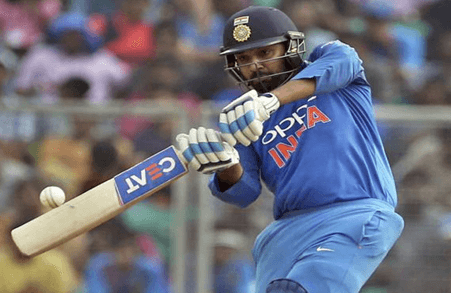
#> input picture RohitSharma.png, 451 x 293 px
$ python SmoothingBlurring.py
#> lines starting #> are read from the running program, lines starting #| are printed output that depends on the picture
import matplotlib.pyplot as plt
import numpy as np
import cv2

img = cv2.imread('RohitSharma.png')
#> img is the input picture: shape (293, 451, 3); mean B, G, R 124.7, 112.7, 111.3
img = cv2.cvtColor(img, cv2.COLOR_BGR2RGB)

kernel = np.ones((5, 5), np.float32) / 25
dst = cv2.filter2D(img, -1, kernel)
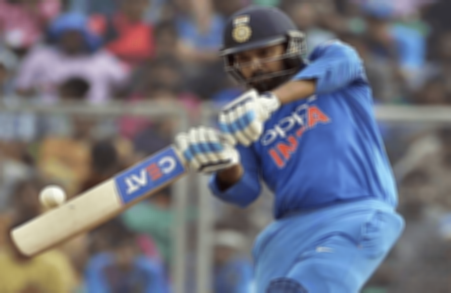
#> dst: shape (293, 451, 3); mean R, G, B 111.3, 112.8, 124.7
blur = cv2.blur(img, (5, 5))
Gblur = cv2.GaussianBlur(img, (5, 5), 0)
Mblur = cv2.medianBlur(img, 5)
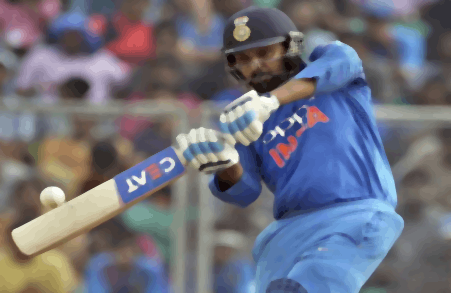
#> Mblur: shape (293, 451, 3); mean R, G, B 111, 112.4, 124.6
bilateralFilter = cv2.bilateralFilter(img, 10, 75, 75)

titles = ['IMAGE', '2D CONVOLUTIONS', 'BLUR', 'Gaussian Blur', 'Median Blur', 'Bilateral filter']
images = [img, dst, blur, Gblur, Mblur, bilateralFilter]

for i in range(6):
    plt.subplot(3, 2, i + 1), plt.imshow(images[i], 'gray')
    plt.title(titles[i])
    plt.xticks([]), plt.yticks([])

plt.show()
cv2.waitKey(0)
cv2.destroyAllWindows()
